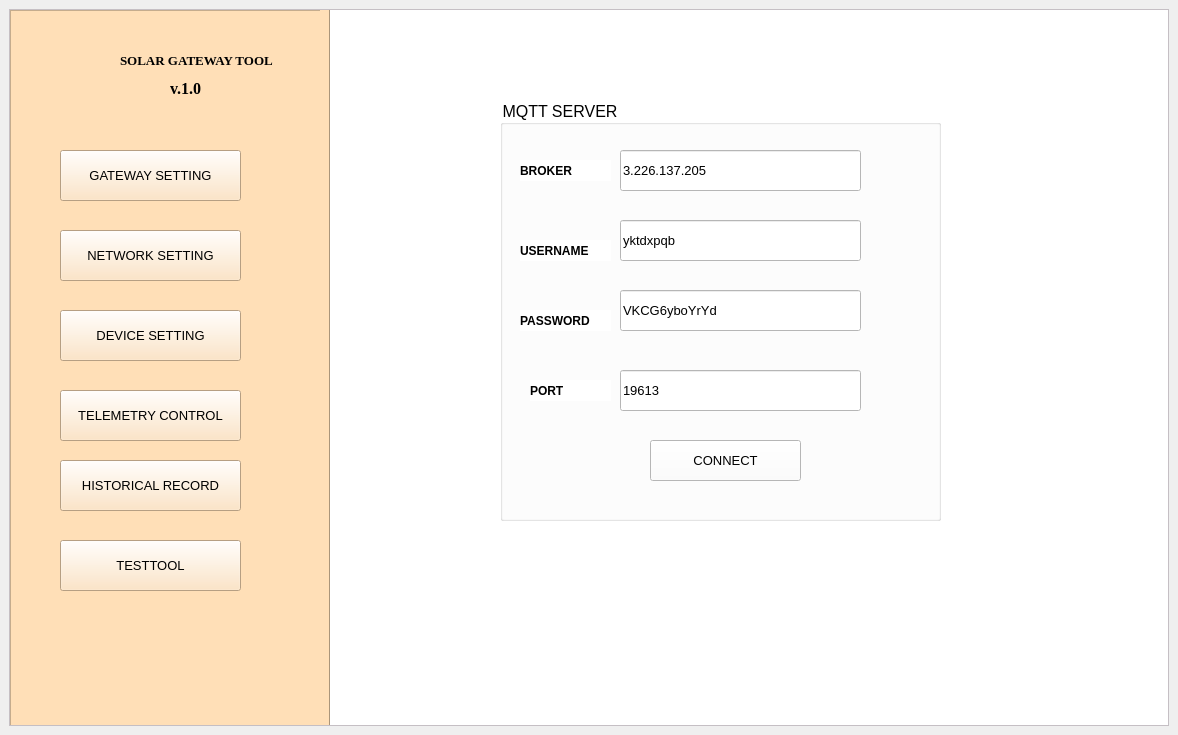
<?xml version="1.0" encoding="UTF-8"?>
<ui version="4.0">
 <class>toolLogin</class>
 <widget class="QMainWindow" name="toolLogin">
  <property name="geometry">
   <rect>
    <x>0</x>
    <y>0</y>
    <width>1178</width>
    <height>735</height>
   </rect>
  </property>
  <property name="windowTitle">
   <string>TEST TOOL</string>
  </property>
  <widget class="QWidget" name="centralwidget">
   <layout class="QVBoxLayout" name="verticalLayout">
    <item>
     <widget class="QScrollArea" name="scrollArea">
      <property name="styleSheet">
       <string notr="true">background-color:rgb(255, 248, 254)
</string>
      </property>
      <property name="widgetResizable">
       <bool>true</bool>
      </property>
      <widget class="QWidget" name="scrollAreaWidgetContents">
       <property name="geometry">
        <rect>
         <x>0</x>
         <y>0</y>
         <width>1154</width>
         <height>711</height>
        </rect>
       </property>
       <widget class="QFrame" name="list">
        <property name="geometry">
         <rect>
          <x>0</x>
          <y>0</y>
          <width>321</width>
          <height>761</height>
         </rect>
        </property>
        <property name="styleSheet">
         <string notr="true">background-color:rgb(255, 223, 183)</string>
        </property>
        <property name="frameShape">
         <enum>QFrame::StyledPanel</enum>
        </property>
        <property name="frameShadow">
         <enum>QFrame::Raised</enum>
        </property>
        <widget class="QPushButton" name="networksetting">
         <property name="geometry">
          <rect>
           <x>50</x>
           <y>220</y>
           <width>181</width>
           <height>51</height>
          </rect>
         </property>
         <property name="font">
          <font>
           <family>Segoe UI</family>
           <pointsize>10</pointsize>
          </font>
         </property>
         <property name="text">
          <string>NETWORK SETTING</string>
         </property>
        </widget>
        <widget class="QPushButton" name="gatewaysetting">
         <property name="geometry">
          <rect>
           <x>50</x>
           <y>140</y>
           <width>181</width>
           <height>51</height>
          </rect>
         </property>
         <property name="font">
          <font>
           <pointsize>10</pointsize>
          </font>
         </property>
         <property name="text">
          <string>GATEWAY SETTING</string>
         </property>
        </widget>
        <widget class="QPushButton" name="devicesetting">
         <property name="geometry">
          <rect>
           <x>50</x>
           <y>300</y>
           <width>181</width>
           <height>51</height>
          </rect>
         </property>
         <property name="font">
          <font>
           <pointsize>10</pointsize>
          </font>
         </property>
         <property name="text">
          <string>DEVICE SETTING</string>
         </property>
        </widget>
        <widget class="QPushButton" name="historical">
         <property name="geometry">
          <rect>
           <x>50</x>
           <y>450</y>
           <width>181</width>
           <height>51</height>
          </rect>
         </property>
         <property name="font">
          <font>
           <pointsize>10</pointsize>
          </font>
         </property>
         <property name="text">
          <string>HISTORICAL RECORD</string>
         </property>
        </widget>
        <widget class="Line" name="line">
         <property name="geometry">
          <rect>
           <x>310</x>
           <y>0</y>
           <width>20</width>
           <height>761</height>
          </rect>
         </property>
         <property name="font">
          <font>
           <weight>50</weight>
           <bold>false</bold>
          </font>
         </property>
         <property name="orientation">
          <enum>Qt::Vertical</enum>
         </property>
        </widget>
        <widget class="QPushButton" name="testtool">
         <property name="geometry">
          <rect>
           <x>50</x>
           <y>530</y>
           <width>181</width>
           <height>51</height>
          </rect>
         </property>
         <property name="font">
          <font>
           <pointsize>10</pointsize>
          </font>
         </property>
         <property name="text">
          <string>TESTTOOL</string>
         </property>
        </widget>
        <widget class="QPushButton" name="telemetrycontrol">
         <property name="geometry">
          <rect>
           <x>50</x>
           <y>380</y>
           <width>181</width>
           <height>51</height>
          </rect>
         </property>
         <property name="font">
          <font>
           <pointsize>10</pointsize>
          </font>
         </property>
         <property name="text">
          <string>TELEMETRY CONTROL</string>
         </property>
        </widget>
        <widget class="QLabel" name="label">
         <property name="geometry">
          <rect>
           <x>10</x>
           <y>10</y>
           <width>101</width>
           <height>91</height>
          </rect>
         </property>
         <property name="text">
          <string/>
         </property>
         <property name="pixmap">
          <pixmap>C:/Users/ACER/Desktop/manual/Thesis/image/Solar-DNR-ICONS.png</pixmap>
         </property>
         <property name="scaledContents">
          <bool>true</bool>
         </property>
        </widget>
        <widget class="QLabel" name="label_3">
         <property name="geometry">
          <rect>
           <x>160</x>
           <y>70</y>
           <width>41</width>
           <height>16</height>
          </rect>
         </property>
         <property name="font">
          <font>
           <family>Times New Roman</family>
           <pointsize>12</pointsize>
           <weight>75</weight>
           <bold>true</bold>
          </font>
         </property>
         <property name="text">
          <string>v.1.0</string>
         </property>
        </widget>
        <widget class="QLabel" name="label_2">
         <property name="geometry">
          <rect>
           <x>110</x>
           <y>40</y>
           <width>191</width>
           <height>21</height>
          </rect>
         </property>
         <property name="font">
          <font>
           <family>Times New Roman</family>
           <pointsize>10</pointsize>
           <weight>75</weight>
           <italic>false</italic>
           <bold>true</bold>
           <strikeout>false</strikeout>
          </font>
         </property>
         <property name="text">
          <string>SOLAR GATEWAY TOOL</string>
         </property>
        </widget>
        <zorder>gatewaysetting</zorder>
        <zorder>devicesetting</zorder>
        <zorder>historical</zorder>
        <zorder>line</zorder>
        <zorder>networksetting</zorder>
        <zorder>testtool</zorder>
        <zorder>telemetrycontrol</zorder>
        <zorder>label</zorder>
        <zorder>label_3</zorder>
        <zorder>label_2</zorder>
       </widget>
       <widget class="QFrame" name="seial_workspace">
        <property name="geometry">
         <rect>
          <x>320</x>
          <y>0</y>
          <width>1001</width>
          <height>761</height>
         </rect>
        </property>
        <property name="styleSheet">
         <string notr="true">background-color:rgb(255, 255, 255)</string>
        </property>
        <widget class="QGroupBox" name="groupBox_2">
         <property name="geometry">
          <rect>
           <x>170</x>
           <y>90</y>
           <width>441</width>
           <height>421</height>
          </rect>
         </property>
         <property name="font">
          <font>
           <pointsize>12</pointsize>
           <underline>false</underline>
          </font>
         </property>
         <property name="title">
          <string>MQTT SERVER</string>
         </property>
         <widget class="QLabel" name="label_23">
          <property name="geometry">
           <rect>
            <x>20</x>
            <y>60</y>
            <width>91</width>
            <height>21</height>
           </rect>
          </property>
          <property name="font">
           <font>
            <pointsize>9</pointsize>
            <weight>75</weight>
            <bold>true</bold>
           </font>
          </property>
          <property name="text">
           <string>BROKER</string>
          </property>
         </widget>
         <widget class="QLabel" name="label_24">
          <property name="geometry">
           <rect>
            <x>20</x>
            <y>140</y>
            <width>91</width>
            <height>21</height>
           </rect>
          </property>
          <property name="font">
           <font>
            <pointsize>9</pointsize>
            <weight>75</weight>
            <bold>true</bold>
           </font>
          </property>
          <property name="text">
           <string>USERNAME</string>
          </property>
         </widget>
         <widget class="QLabel" name="label_25">
          <property name="geometry">
           <rect>
            <x>20</x>
            <y>210</y>
            <width>91</width>
            <height>21</height>
           </rect>
          </property>
          <property name="font">
           <font>
            <pointsize>9</pointsize>
            <weight>75</weight>
            <bold>true</bold>
           </font>
          </property>
          <property name="text">
           <string>PASSWORD</string>
          </property>
         </widget>
         <widget class="QLabel" name="label_26">
          <property name="geometry">
           <rect>
            <x>30</x>
            <y>280</y>
            <width>81</width>
            <height>21</height>
           </rect>
          </property>
          <property name="font">
           <font>
            <pointsize>9</pointsize>
            <weight>75</weight>
            <bold>true</bold>
           </font>
          </property>
          <property name="text">
           <string>PORT</string>
          </property>
         </widget>
         <widget class="QPushButton" name="connect">
          <property name="geometry">
           <rect>
            <x>150</x>
            <y>340</y>
            <width>151</width>
            <height>41</height>
           </rect>
          </property>
          <property name="font">
           <font>
            <pointsize>10</pointsize>
           </font>
          </property>
          <property name="text">
           <string>CONNECT</string>
          </property>
         </widget>
         <widget class="QLineEdit" name="broker">
          <property name="geometry">
           <rect>
            <x>120</x>
            <y>50</y>
            <width>241</width>
            <height>41</height>
           </rect>
          </property>
          <property name="font">
           <font>
            <pointsize>10</pointsize>
           </font>
          </property>
          <property name="text">
           <string>3.226.137.205</string>
          </property>
         </widget>
         <widget class="QLineEdit" name="username">
          <property name="geometry">
           <rect>
            <x>120</x>
            <y>120</y>
            <width>241</width>
            <height>41</height>
           </rect>
          </property>
          <property name="font">
           <font>
            <pointsize>10</pointsize>
           </font>
          </property>
          <property name="text">
           <string>yktdxpqb</string>
          </property>
         </widget>
         <widget class="QLineEdit" name="password">
          <property name="geometry">
           <rect>
            <x>120</x>
            <y>190</y>
            <width>241</width>
            <height>41</height>
           </rect>
          </property>
          <property name="font">
           <font>
            <pointsize>10</pointsize>
           </font>
          </property>
          <property name="text">
           <string>VKCG6yboYrYd</string>
          </property>
         </widget>
         <widget class="QLineEdit" name="port">
          <property name="geometry">
           <rect>
            <x>120</x>
            <y>270</y>
            <width>241</width>
            <height>41</height>
           </rect>
          </property>
          <property name="font">
           <font>
            <pointsize>10</pointsize>
           </font>
          </property>
          <property name="text">
           <string>19613</string>
          </property>
         </widget>
        </widget>
       </widget>
      </widget>
     </widget>
    </item>
   </layout>
  </widget>
 </widget>
 <resources/>
 <connections/>
</ui>
